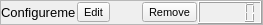
<?xml version="1.0" encoding="UTF-8"?>
<ui version="4.0">
 <class>gJarvisConnectionWidget</class>
 <widget class="QFrame" name="gJarvisConnectionWidget">
  <property name="geometry">
   <rect>
    <x>0</x>
    <y>0</y>
    <width>263</width>
    <height>25</height>
   </rect>
  </property>
  <property name="minimumSize">
   <size>
    <width>150</width>
    <height>25</height>
   </size>
  </property>
  <property name="font">
   <font>
    <pointsize>8</pointsize>
   </font>
  </property>
  <property name="windowTitle">
   <string>Frame</string>
  </property>
  <property name="frameShape">
   <enum>QFrame::StyledPanel</enum>
  </property>
  <property name="frameShadow">
   <enum>QFrame::Raised</enum>
  </property>
  <layout class="QHBoxLayout" name="horizontalLayout" stretch="2,1,0,0,1">
   <property name="spacing">
    <number>1</number>
   </property>
   <property name="leftMargin">
    <number>0</number>
   </property>
   <property name="topMargin">
    <number>0</number>
   </property>
   <property name="rightMargin">
    <number>0</number>
   </property>
   <property name="bottomMargin">
    <number>0</number>
   </property>
   <item>
    <widget class="QLabel" name="idLabel">
     <property name="font">
      <font>
       <pointsize>10</pointsize>
      </font>
     </property>
     <property name="text">
      <string>Configureme</string>
     </property>
    </widget>
   </item>
   <item>
    <widget class="QToolButton" name="editBtn">
     <property name="text">
      <string>Edit</string>
     </property>
    </widget>
   </item>
   <item>
    <spacer name="horizontalSpacer">
     <property name="orientation">
      <enum>Qt::Horizontal</enum>
     </property>
     <property name="sizeHint" stdset="0">
      <size>
       <width>40</width>
       <height>20</height>
      </size>
     </property>
    </spacer>
   </item>
   <item>
    <widget class="QToolButton" name="btnRemove">
     <property name="text">
      <string>Remove</string>
     </property>
    </widget>
   </item>
   <item>
    <widget class="gBlinkWidget" name="lcdNumber"/>
   </item>
  </layout>
 </widget>
 <customwidgets>
  <customwidget>
   <class>gBlinkWidget</class>
   <extends>QLCDNumber</extends>
   <header location="global">gblinkwidget.h</header>
  </customwidget>
 </customwidgets>
 <resources/>
 <connections/>
</ui>
